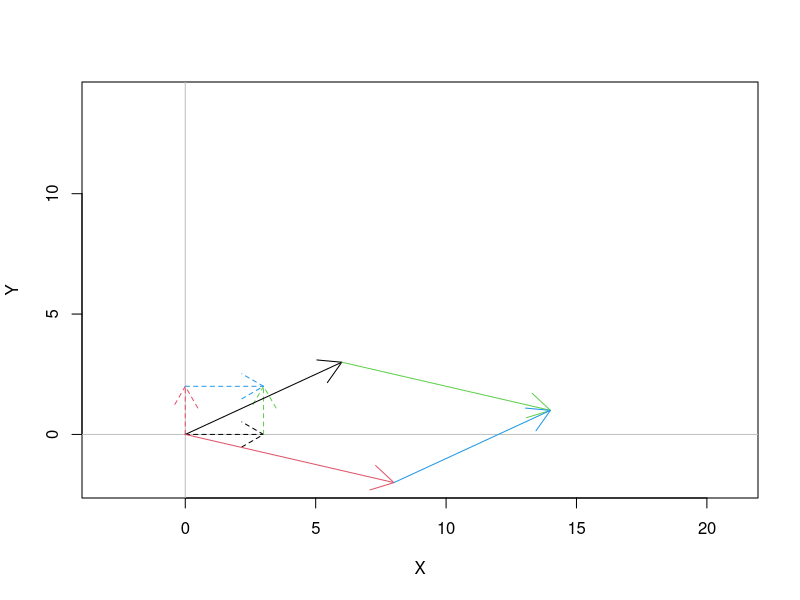

Recreate this plot in R.
## ---- chunk 1

plot_four_vectors <- function(before1, before2, after1, after2){
  a0 = c(0,0, before1[1], before2[1])
  b0 = c(0,0, before1[2], before2[2])
  a1 = c(before1[1],before2[1],before1[1]+before2[1], before1[1]+before2[1])
  b1 = c(before1[2],before2[2],before1[2]+before2[2], before1[2]+before2[2])
  c0 = c(0,0, after1[1], after2[1])
  d0 = c(0,0, after1[2], after2[2])
  c1 = c(after1[1],after2[1],after1[1]+after2[1], after1[1]+after2[1])
  d1 = c(after1[2],after2[2],after1[2]+after2[2], after1[2]+after2[2])
  max_val = max(a0,b0,a1,b1,c0,d0,c1,d1)
  min_val = min(a0,b0,a1,b1,c0,d0,c1,d1)
  
  plot(NA, xlim=c(min_val*1.5,max_val*1.5), ylim=c(min_val,max_val), xlab="X", ylab="Y", )
  abline(v=0, col="gray")
  abline(h=0, col="gray")
  vecs <- data.frame(vname=c("a","b","a+b", "transb"), 
                     x0=a0, y0=b0, x1=a1 ,y1=b1, 
                     col=1:4)
  with( vecs, mapply("arrows", x0, y0, x1,y1,col=col, lty=2) )
    vecs <- data.frame(vname=c("a","b","a+b", "transb"), 
                     x0=c0, y0=d0, x1=c1, y1=d1, 
                     col=1:4)
  with( vecs, mapply("arrows", x0, y0, x1,y1,col=col) )

}
## ---- chunk 2

vec1 = c(3,0)
vec2 = c(0,2)

 A = cbind(c(2,1), c(4,-1))

newvec1 = A %*% vec1
newvec2 = A %*% vec2

plot_four_vectors(vec1, vec2, newvec1, newvec2)
## ---- chunk 3

## ---- chunk 4

## ---- chunk 5

## ---- chunk 6

## ---- chunk 7

## ---- chunk 8

## ---- chunk 9

## ---- chunk 10

## ---- chunk 11

## ---- chunk 12

